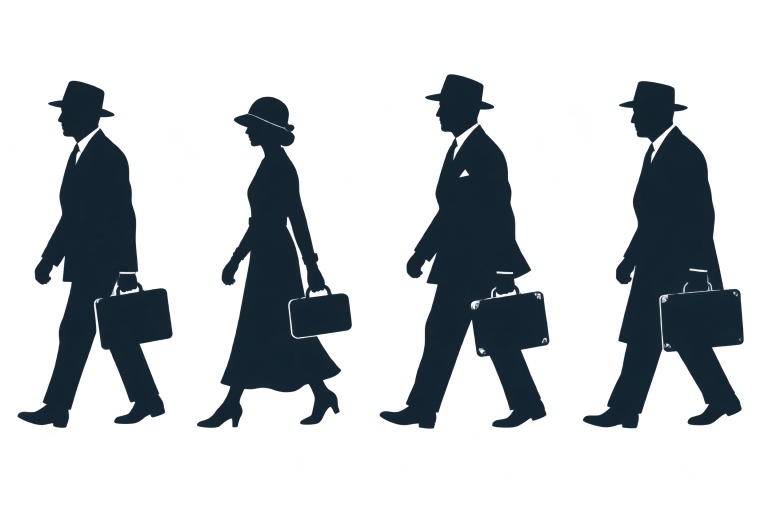
#> input picture guests-from-the-sky/assets/passengers.png, 1536 x 1024 px (shown at 1/2 size)
$ python colorize.py ../assets/passengers.png ../assets/passengers.png out.png
#> lines starting #> are read from the running program, lines starting #| are printed output that depends on the picture
"""Colour the black-only pose silhouettes with fabric taken from the colour cast drawing.
usage: python -I colorize.py <old_assets_dir> <new_cast.png> <out_dir>"""
import sys, numpy as np
from PIL import Image
from scipy import ndimage as ndi

OLD, NEWCAST, OUT = sys.argv[1:]
SKIN = np.array([22, 30, 48], float)       # the dark navy used for faces/hands in the colour drawing
GOLD = np.array([214, 160, 40], float)
cast = np.array(Image.open(NEWCAST).convert('RGBA')).astype(float)

def patch(x, y, s=48):
#> called with x = 230, y = 820, s = 48
    return cast[y - s // 2:y + s // 2, x - s // 2:x + s // 2, :3]
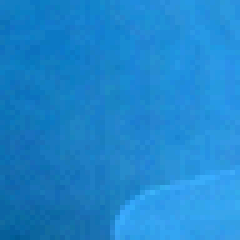
#> returned value: shape (48, 48, 3) float64 (shown 5 times larger); mean of channels 0, 1, 2 15.8, 32.1, 43.4; drawn with min black and max white

FAB = {'red': patch(230, 820), 'white': patch(560, 700), 'green': patch(1100, 820)}
#> call 2 of patch, with x = 560, y = 700, s = 48
#> in patch (call 2), `return cast[y - s // 2:y + s // 2, x - s // 2:x + s // 2, :3]`:
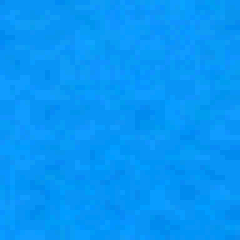
#> returned value: shape (48, 48, 3) float64 (shown 5 times larger); mean of channels 0, 1, 2 19, 36.3, 48.1; drawn with min black and max white
#> call 3 of patch, with x = 1100, y = 820, s = 48
#> in patch (call 3), `return cast[y - s // 2:y + s // 2, x - s // 2:x + s // 2, :3]`:
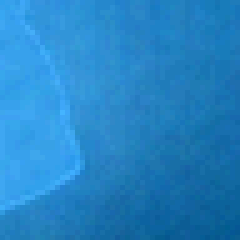
#> returned value: shape (48, 48, 3) float64 (shown 5 times larger); mean of channels 0, 1, 2 16.1, 31.3, 41.8; drawn with min black and max white

# [11 lines left out: function tile, not called in this run]

def disk(r):
    y, x = np.mgrid[-r:r + 1, -r:r + 1]; return x * x + y * y <= r * r

# [50 lines left out: functions load_sil, colour, not called in this run]

def sil(name, box=None):
#> (the run stopped early here; a loop or call above may not have finished)

$ run again, with guests-from-the-sky/assets/cast.png copied over guests-from-the-sky/assets/passengers.png
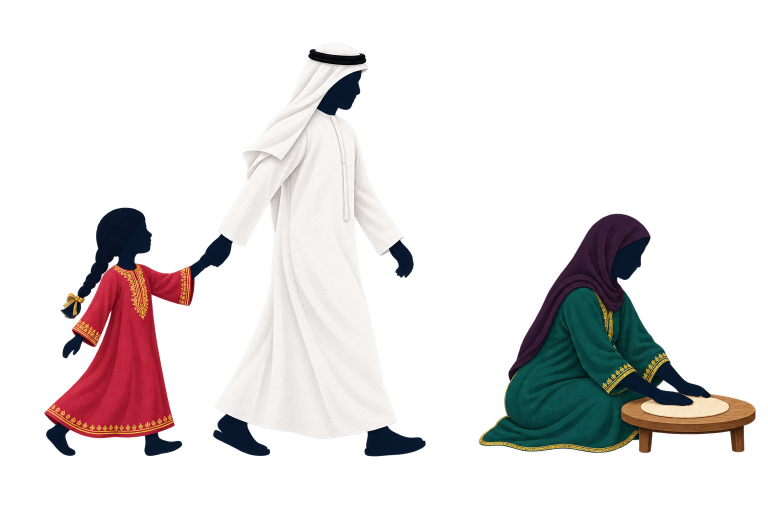
#> input picture guests-from-the-sky/assets/cast.png, 1536 x 1024 px (shown at 1/2 size)
#> in patch (call 2), `return cast[y - s // 2:y + s // 2, x - s // 2:x + s // 2, :3]`:
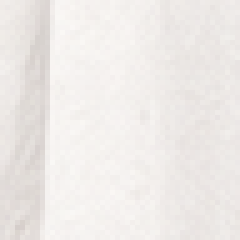
#> returned value: shape (48, 48, 3) float64 (shown 5 times larger); mean of channels 0, 1, 2 238.3, 234.4, 231.7; drawn as R, G, B
#> in patch (call 3), `return cast[y - s // 2:y + s // 2, x - s // 2:x + s // 2, :3]`:
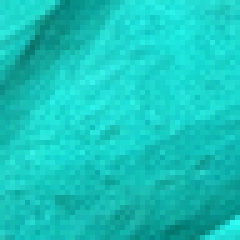
#> returned value: shape (48, 48, 3) float64 (shown 5 times larger); mean of channels 0, 1, 2 8.9, 70.9, 67.4; drawn with min black and max white

$ run again, with guests-from-the-sky/assets/fatherpoint.png copied over guests-from-the-sky/assets/passengers.png
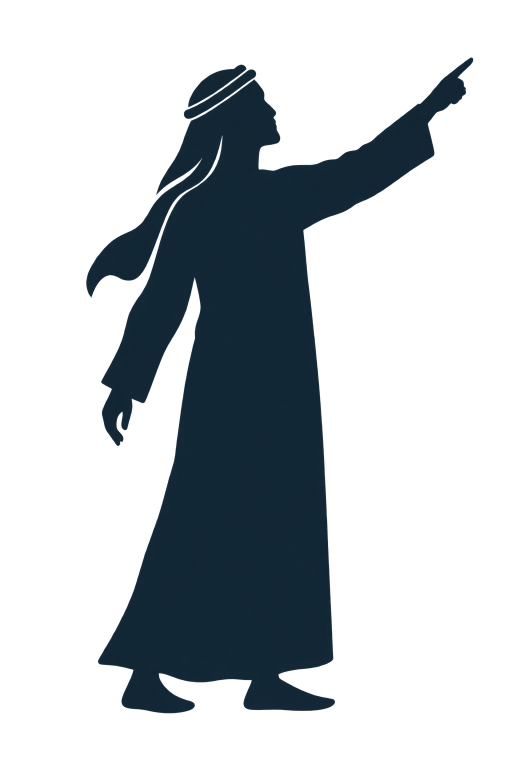
#> input picture guests-from-the-sky/assets/fatherpoint.png, 1024 x 1536 px (shown at 1/2 size)
#> in patch, `return cast[y - s // 2:y + s // 2, x - s // 2:x + s // 2, :3]`:
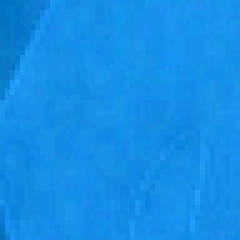
#> returned value: shape (48, 48, 3) float64 (shown 5 times larger); mean of channels 0, 1, 2 16.5, 36.6, 51.1; drawn with min black and max white
